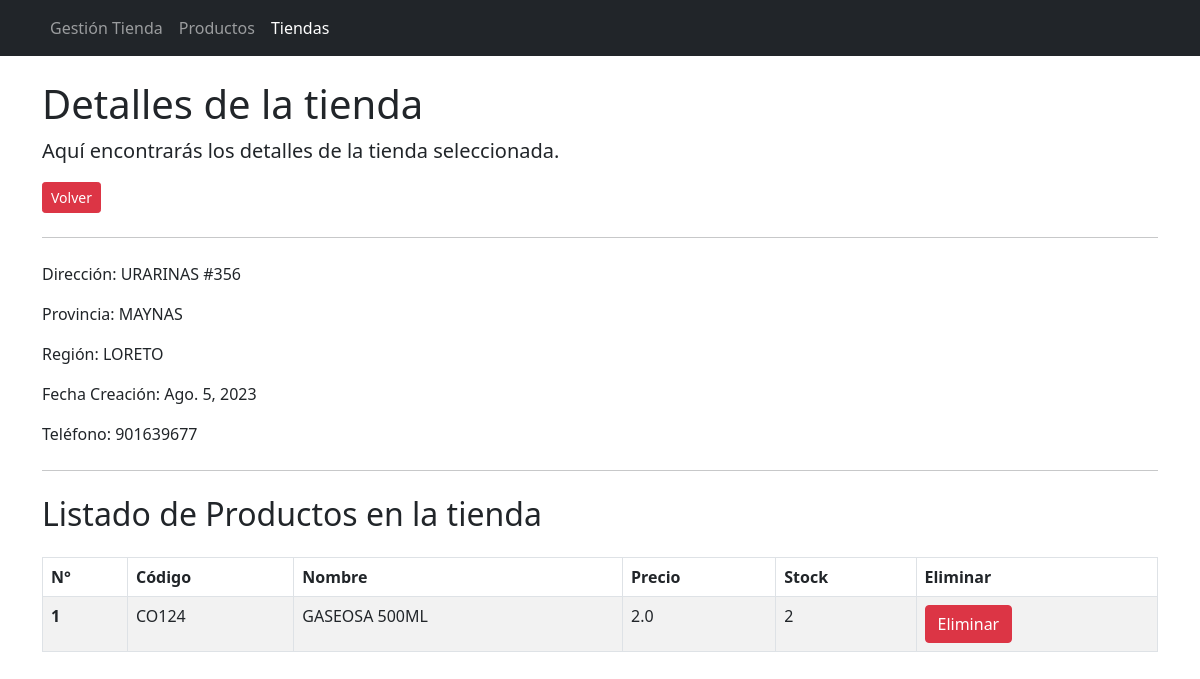
/gestionTienda/tiendas/2/, run on the app's committed database.
### gestionTienda/models.py (models this page shows, shortened)
class Tienda(models.Model):
    direccion = models.CharField(max_length=50)
    provincia = models.CharField(max_length=50)
    region = models.CharField(max_length=50)
    fechaCreacion = models.DateField( auto_now=True)
    telefono = models.CharField(max_length=9)

class Producto(models.Model):
    descripcion = models.CharField(max_length=50)
    codigo = models.CharField(max_length=50)
    precioVenta = models.FloatField()
    cantidad = models.IntegerField()
    tienda = models.ForeignKey(Tienda, on_delete=models.SET_NULL, null=True)

### gestionTienda/views.py (the view)
# urls.py: path('tiendas/<int:tienda_id>/', tienda_detalle_view, name='tienda_detalle'),
def tienda_detalle_view(request, tienda_id):
    tienda = Tienda.objects.get(id=tienda_id)
    productos = Producto.objects.filter(tienda_id=tienda_id)
    return render(request, 'tiendaDetalles.html', {'tienda': tienda, 'productos': productos})

### gestionTienda/templates/tiendaDetalles.html (shortened to what this page needs)
<html>
    <head>
        <link href="https://cdn.jsdelivr.net/npm/bootstrap@5.0.2/dist/css/bootstrap.min.css" rel="stylesheet">
        <link rel="stylesheet" href="https://cdnjs.cloudflare.com/ajax/libs/font-awesome/5.15.3/css/all.min.css">
    </head>
    <body>
        <nav class="navbar navbar-expand-lg navbar-dark bg-dark">
            <div class="container">
              <div class="collapse navbar-collapse" id="navbarNav">
                <ul class="navbar-nav">
                  <li class="nav-item ">
                    <a class="nav-link " href="/gestionTienda">Gestión Tienda</a>
                  </li>
                  <li class="nav-item ">
                    <a class="nav-link " href="/gestionTienda/productos">Productos</a>
                  </li>
                  <li class="nav-item ">
                    <a class="nav-link active" href="/gestionTienda/tiendas">Tiendas</a>
                  </li>
                </ul>
              </div>
            </div>
        </nav>
        <div class="container my-4">
            <div class="jumbotron mt-4">
                <h2 class="display-6">Detalles de la tienda</h2>
                <p class="lead">Aquí encontrarás los detalles de la tienda seleccionada.</p>
                <a href="/gestionTienda/tiendas" class="btn btn-danger btn-sm">Volver</a>
                <hr class="my-4">
                <p>Dirección: {{ tienda.direccion }}</p>
                <p>Provincia: {{tienda.provincia}}</p>
                <p>Región: {{tienda.region}}</p>
                <p>Fecha Creación: {{tienda.fechaCreacion}}</p>
                <p>Teléfono: {{ tienda.telefono }}</p>
                <hr class="my-4">
            </div>
            <h2>Listado de Productos en la tienda</h2>
            <div class="mt-4">
                <table class="table table-bordered table-striped">
                    <thead>
                        <tr>
                            <th scope="col">N°</th>
                            <th scope="col">Código</th>
                            <th scope="col">Nombre</th>
                            <th scope="col">Precio</th>
                            <th scope="col">Stock</th>
                            <th scope="col">Eliminar</th>
                        </tr>
                    </thead>
                    <tbody>
                        {% for producto in productos %}
                        <tr>
                            <th scope="row">{{ forloop.counter }}</th>
                            <td>{{ producto.codigo }}</td>
                            <td>{{ producto.descripcion }}</td>
                            <td>{{ producto.precioVenta }}</td>
                            <td>{{ producto.cantidad }}</td>
                            <td>
                                <a href="#" class="btn btn-danger" onclick="eliminarProducto({{producto.id}},{{ tienda.id }})">Eliminar</a>
                            </td>
                        </tr>
                        {% endfor %}
                    </tbody>
                </table>
            </div>
        </div>
    </body>
</html>

### data on the page
Tienda: direccion "URARINAS #356", provincia "MAYNAS", region "LORETO", fechaCreacion "Ago. 5, 2023", telefono "901639677"
Producto: codigo "CO124", descripcion "GASEOSA 500ML", precioVenta "2.0", cantidad "2"
